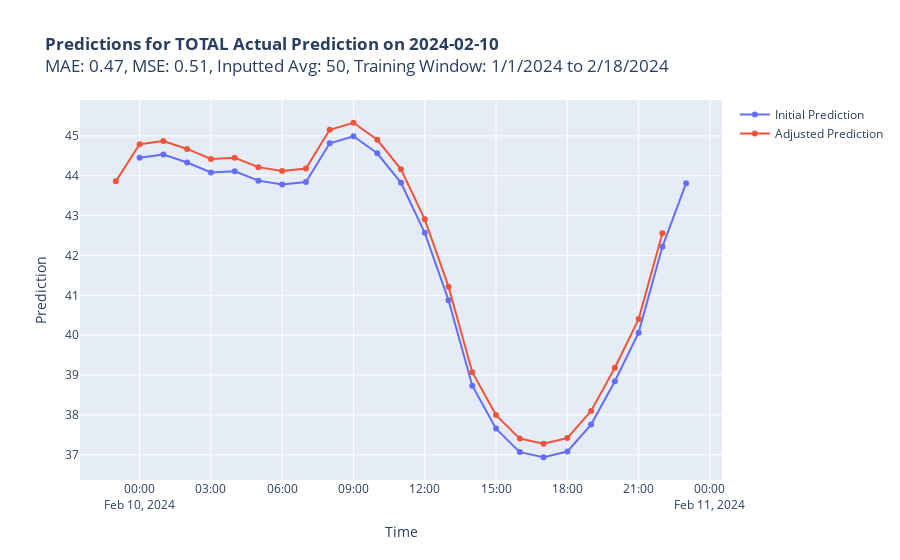

Notebook source saved alongside this figure:
### Code cell
import pandas as pd
import numpy as np
from sklearn.ensemble import RandomForestRegressor
from sklearn.metrics import mean_absolute_error, mean_squared_error
import plotly.graph_objects as go

def create_features(df, date_column, hour_column, predictor_columns):
    # Create the datetime column from date and hour columns
    df['datetime'] = pd.to_datetime(df[date_column]) + pd.to_timedelta(df[hour_column] - 1, unit='h')
    
    # Adjust for hour ending values: if hour is 24, set to 0 and add a day
    df.loc[df[hour_column] == 24, 'datetime'] += pd.Timedelta(days=1)
    df.loc[df[hour_column] == 24, hour_column] = 0
    
    df['dayofweek'] = df['datetime'].dt.dayofweek
    df['hour'] = df['datetime'].dt.hour  # this should now reflect the adjustment
    df['month'] = df['datetime'].dt.month
    features = df[['dayofweek', 'hour', 'month'] + predictor_columns]
    return features

def adjust_predictions_to_target_average(predictions, date_column, target_prediction_column, date, target_average_load):
    predictions['date'] = pd.to_datetime(predictions[date_column]).dt.date
    given_day_predictions = predictions[predictions['date'] == pd.to_datetime(date).date()]
    current_average = given_day_predictions[target_prediction_column].mean()
    total_adjustment_needed = target_average_load - current_average
    adjustment_per_prediction = total_adjustment_needed / len(given_day_predictions)
    
    adjusted_predictions = predictions.copy()
    adjusted_predictions.loc[adjusted_predictions['date'] == pd.to_datetime(date).date(), target_prediction_column] += adjustment_per_prediction
    
    # Return both the adjusted predictions and the subset for the specified day
    return adjusted_predictions, adjusted_predictions[adjusted_predictions['date'] == pd.to_datetime(date).date()]

def visualize_predictions(predictions, adjusted_predictions, date_column, target_prediction_column, date, mae, mse, training_window, target_average_load):
    # Ensure data is sorted by datetime
    predictions = predictions.sort_values(by='datetime')
    adjusted_predictions = adjusted_predictions.sort_values(by='datetime')
    
    predictions['date'] = predictions['datetime'].dt.date
    initial_day_data = predictions[predictions['date'] == pd.to_datetime(date).date()]
    adjusted_day_data = adjusted_predictions[adjusted_predictions['date'] == pd.to_datetime(date).date()]
    
    initial_trace = go.Scatter(x=initial_day_data['datetime'], y=initial_day_data[target_prediction_column],
                               mode='lines+markers', name='Initial Prediction')
    adjusted_trace = go.Scatter(x=adjusted_day_data['datetime'], y=adjusted_day_data[target_prediction_column],
                                mode='lines+markers', name='Adjusted Prediction')
    
    title_text = f"<b>Predictions for {target_prediction_column} on {date}</b><br>MAE: {mae:.2f}, MSE: {mse:.2f}, Inputted Avg: {target_average_load}, Training Window: {training_window}"
    layout = go.Layout(title=title_text, xaxis_title='Time', yaxis_title='Prediction', hovermode='closest')
    fig = go.Figure(data=[initial_trace, adjusted_trace], layout=layout)
    fig.show()

def full_workflow(train_data, test_data, date_column, hour_column, target_column, predictor_columns, target_average_load, date):
    train_features = create_features(train_data, date_column, hour_column, predictor_columns)
    test_features = create_features(test_data, date_column, hour_column, predictor_columns)
    train_target = train_data[target_column]
    
    model = RandomForestRegressor(n_estimators=100, random_state=42)
    model.fit(train_features, train_target)
    
    test_data['datetime'] = pd.to_datetime(test_data[date_column]) + pd.to_timedelta(test_data[hour_column] - 1, unit='h')
    # Adjust for HE 24 in test data as well
    test_data.loc[test_data[hour_column] == 24, 'datetime'] += pd.Timedelta(days=1)
    test_data.loc[test_data[hour_column] == 24, hour_column] = 0
    
    predictions = model.predict(test_features)
    test_data[target_column + ' Prediction'] = predictions
    
    mae = mean_absolute_error(train_target, model.predict(train_features))
    mse = mean_squared_error(train_target, model.predict(train_features))
    
    adjusted_predictions, adjusted_day_predictions = adjust_predictions_to_target_average(test_data, date_column, target_column + ' Prediction', date, target_average_load)
    
    training_window = f"{train_data[date_column].iloc[0]} to {train_data[date_column].iloc[-1]}"
    
    visualize_predictions(test_data, adjusted_predictions, date_column, target_column + ' Prediction', date, mae, mse, training_window, target_average_load)
    
    return adjusted_day_predictions

# Example usage:
adjusted_day_predictions = full_workflow(train_data, test_data, 'date', 'hour', 'TOTAL Actual', ['TOTAL Actual Temperature'], 50, '2024-02-10')

### Figure 1 — Plotly figure (JSON) as saved in the notebook; plotly's stock layout.template omitted (floating-point values rounded to 4 significant figures)
{"data": [{"mode": "lines+markers", "name": "Initial Prediction", "type": "scatter", "x": ["2024-02-10T00:00:00", "2024-02-10T01:00:00", "2024-02-10T02:00:00", "2024-02-10T03:00:00", "2024-02-10T04:00:00", "2024-02-10T05:00:00", "2024-02-10T06:00:00", "2024-02-10T07:00:00", "2024-02-10T08:00:00", "2024-02-10T09:00:00", "2024-02-10T10:00:00", "2024-02-10T11:00:00", "2024-02-10T12:00:00", "2024-02-10T13:00:00", "2024-02-10T14:00:00", "2024-02-10T15:00:00", "2024-02-10T16:00:00", "2024-02-10T17:00:00", "2024-02-10T18:00:00", "2024-02-10T19:00:00", "2024-02-10T20:00:00", "2024-02-10T21:00:00", "2024-02-10T22:00:00", "2024-02-10T23:00:00"], "y": [44.45, 44.53, 44.33, 44.08, 44.11, 43.88, 43.78, 43.84, 44.82, 44.99, 44.56, 43.82, 42.57, 40.88, 38.73, 37.66, 37.07, 36.94, 37.08, 37.76, 38.85, 40.06, 42.22, 43.82]}, {"mode": "lines+markers", "name": "Adjusted Prediction", "type": "scatter", "x": ["2024-02-09T23:00:00", "2024-02-10T00:00:00", "2024-02-10T01:00:00", "2024-02-10T02:00:00", "2024-02-10T03:00:00", "2024-02-10T04:00:00", "2024-02-10T05:00:00", "2024-02-10T06:00:00", "2024-02-10T07:00:00", "2024-02-10T08:00:00", "2024-02-10T09:00:00", "2024-02-10T10:00:00", "2024-02-10T11:00:00", "2024-02-10T12:00:00", "2024-02-10T13:00:00", "2024-02-10T14:00:00", "2024-02-10T15:00:00", "2024-02-10T16:00:00", "2024-02-10T17:00:00", "2024-02-10T18:00:00", "2024-02-10T19:00:00", "2024-02-10T20:00:00", "2024-02-10T21:00:00", "2024-02-10T22:00:00"], "y": [43.86, 44.79, 44.87, 44.67, 44.42, 44.45, 44.22, 44.12, 44.18, 45.16, 45.33, 44.9, 44.16, 42.91, 41.22, 39.07, 37.99, 37.41, 37.28, 37.42, 38.1, 39.19, 40.4, 42.56]}], "layout": {"hovermode": "closest", "title": {"text": "<b>Predictions for TOTAL Actual Prediction on 2024-02-10</b><br>MAE: 0.47, MSE: 0.51, Inputted Avg: 50, Training Window: 1/1/2024 to 2/18/2024"}, "xaxis": {"title": {"text": "Time"}}, "yaxis": {"title": {"text": "Prediction"}}}}
